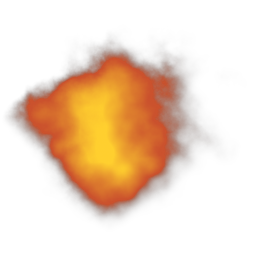
#> input picture solgukji_godot/assets/fx/kenney/explosion02.png, 256 x 256 px, given in place of spark_05.png, which was not available
$ python make_fx_sprites.py
#> lines starting #> are read from the running program, lines starting #| are printed output that depends on the picture
"""11/23 기술 · 잔기술 이펙트용 Kenney CC0 그림 가져오기.

원본: cache/fx_dl (Kenney Particle Pack 1.1 · Smoke Particles —— OpenGameArt 에서 내려받아 푼 것)
  kenney_particle/PNG/*.png  —— 검은 바탕 회색 (더하기 합성용) → RGB=밝기, 알파=밝기×0.86 (기존 assets/fx/kenney 와 같은 변환)
  kenney_smoke/PNG/<종류>/*.png —— 색 있는 반투명 연기 (보통 합성) → 그대로 줄이기만
결과: solgukji_godot/assets/fx/kenney/<이름>.png (256px)
"""
import os
from PIL import Image

ROOT = os.path.dirname(os.path.dirname(os.path.dirname(os.path.abspath(__file__))))
SRC = os.path.join(ROOT, "cache", "fx_dl")
DST = os.path.join(ROOT, "solgukji_godot", "assets", "fx", "kenney")
SIZE = 256

GLOW = ["spark_05", "spark_06", "star_04", "star_07", "star_08", "scratch_01", "slash_04", "trace_02", "trace_04",
        "twirl_02", "twirl_03", "circle_02", "light_01", "light_03", "magic_02", "magic_04", "muzzle_01", "muzzle_03"]
SMOKE = {"Explosion": ["explosion00", "explosion02", "explosion04", "explosion06"],
         "Fart": ["fart00", "fart02", "fart04", "fart06"],
         "Flash": ["flash00", "flash02", "flash04", "flash06"],
         "White puff": ["whitePuff00", "whitePuff03", "whitePuff06", "whitePuff09"],
         "Black smoke": ["blackSmoke00", "blackSmoke03", "blackSmoke06", "blackSmoke09"]}


def fit(im: Image.Image) -> Image.Image:
    """가운데 맞춰 정사각 SIZE 로 (비율 유지 · 남는 곳은 투명)"""
    im.thumbnail((SIZE, SIZE), Image.LANCZOS)
    out = Image.new("RGBA", (SIZE, SIZE), (0, 0, 0, 0))
    out.paste(im, ((SIZE - im.width) // 2, (SIZE - im.height) // 2), im)
    return out


def main() -> None:
    os.makedirs(DST, exist_ok=True)
    for nm in GLOW:
        g = Image.open(os.path.join(SRC, "kenney_particle", "PNG", nm + ".png")).convert("L").resize((SIZE, SIZE), Image.LANCZOS)
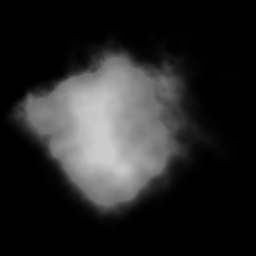
#> g: PIL image 256x256 L; min 0, max 204, mean 38.1
        a = g.point(lambda v: int(v * 0.86))
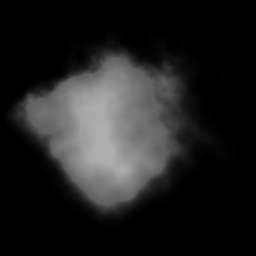
#> a: PIL image 256x256 L; min 0, max 175, mean 32.5
        Image.merge("RGBA", (g, g, g, a)).save(os.path.join(DST, nm + ".png"), optimize=True)
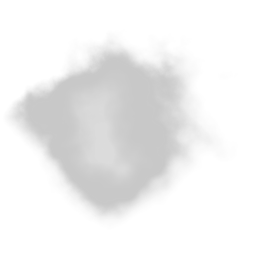
#> saved as spark_05.png: PIL image 256x256 RGBA; mean R, G, B, A 38.1, 38.1, 38.1, 32.5; transparent parts drawn white
#> pass 2 of the loop in main, `for nm in GLOW:`:
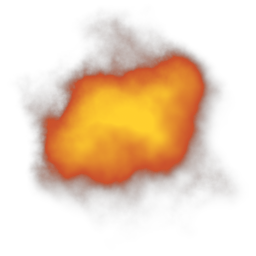
#> input picture solgukji_godot/assets/fx/kenney/explosion06.png, 256 x 256 px, given in place of spark_06.png, which was not available
#> in main, `a = g.point(lambda v: int(v * 0.86))`:
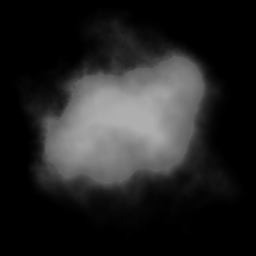
#> a: PIL image 256x256 L; min 0, max 175, mean 36.2
#> in main, `Image.merge("RGBA", (g, g, g, a)).save(os.path.join(DST, nm + ".png"),..`:
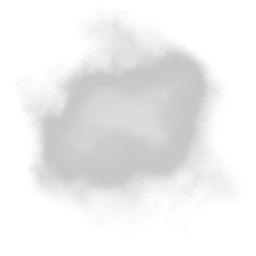
#> saved as spark_06.png: PIL image 256x256 RGBA; mean R, G, B, A 42.5, 42.5, 42.5, 36.2; transparent parts drawn white
#> pass 3 of the loop in main, `for nm in GLOW:`:
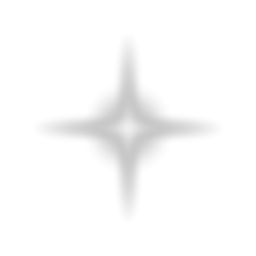
#> input picture solgukji_godot/assets/fx/kenney/star_04.png, 256 x 256 px, found by its file name
#> in main, `g = Image.open(os.path.join(SRC, "kenney_particle", "PNG", nm + ".png"..`:
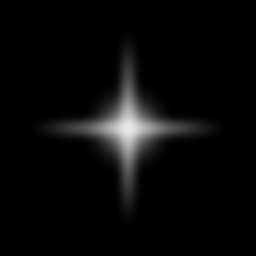
#> g: PIL image 256x256 L; min 0, max 233, mean 9.4
#> the loop made 8 passes; the first 3 are shown
    for folder, names in SMOKE.items():
        for nm in names:
            im = Image.open(os.path.join(SRC, "kenney_smoke", "PNG", folder, nm + ".png")).convert("RGBA")
            fit(im).save(os.path.join(DST, nm + ".png"), optimize=True)
    print("ok", len(GLOW) + sum(len(v) for v in SMOKE.values()))


if __name__ == "__main__":
#> (the run stopped early here; a loop or call above may not have finished)
